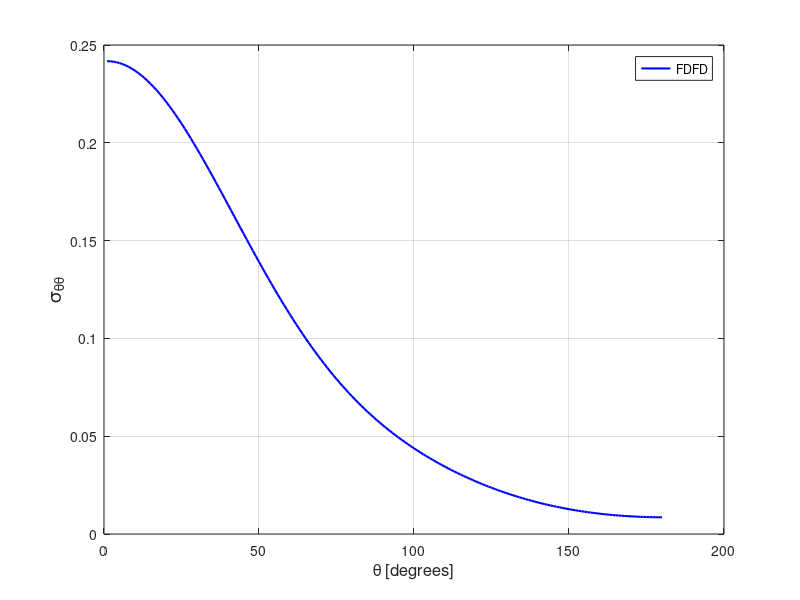

Source code (MATLAB):
stt = [ 
    1  0.24173459E+00
    2  0.24167395E+00
    3  0.24149199E+00
    4  0.24119000E+00
    5  0.24076664E+00
    6  0.24022548E+00
    7  0.23956549E+00
    8  0.23878796E+00
    9  0.23789452E+00
   10  0.23688850E+00
   11  0.23576856E+00
   12  0.23454052E+00
   13  0.23320313E+00
   14  0.23176147E+00
   15  0.23021680E+00
   16  0.22857302E+00
   17  0.22683164E+00
   18  0.22499624E+00
   19  0.22307013E+00
   20  0.22105712E+00
   21  0.21896031E+00
   22  0.21678390E+00
   23  0.21453018E+00
   24  0.21220490E+00
   25  0.20981063E+00
   26  0.20735125E+00
   27  0.20483109E+00
   28  0.20225359E+00
   29  0.19962338E+00
   30  0.19694486E+00
   31  0.19422166E+00
   32  0.19145805E+00
   33  0.18865851E+00
   34  0.18582547E+00
   35  0.18296468E+00
   36  0.18007909E+00
   37  0.17717320E+00
   38  0.17425013E+00
   39  0.17131341E+00
   40  0.16836777E+00
   41  0.16541713E+00
   42  0.16246356E+00
   43  0.15951066E+00
   44  0.15656216E+00
   45  0.15362188E+00
   46  0.15069272E+00
   47  0.14777620E+00
   48  0.14487563E+00
   49  0.14199546E+00
   50  0.13913518E+00
   51  0.13629948E+00
   52  0.13349020E+00
   53  0.13070880E+00
   54  0.12795758E+00
   55  0.12523822E+00
   56  0.12255316E+00
   57  0.11990396E+00
   58  0.11729052E+00
   59  0.11471494E+00
   60  0.11217866E+00
   61  0.10968275E+00
   62  0.10722799E+00
   63  0.10481399E+00
   64  0.10244465E+00
   65  0.10011658E+00
   66  0.97832330E-01
   67  0.95591001E-01
   68  0.93394347E-01
   69  0.91241159E-01
   70  0.89132443E-01
   71  0.87067053E-01
   72  0.85045107E-01
   73  0.83066940E-01
   74  0.81131980E-01
   75  0.79239197E-01
   76  0.77388644E-01
   77  0.75580485E-01
   78  0.73812589E-01
   79  0.72085343E-01
   80  0.70397824E-01
   81  0.68749979E-01
   82  0.67139946E-01
   83  0.65567687E-01
   84  0.64032130E-01
   85  0.62532887E-01
   86  0.61067857E-01
   87  0.59638169E-01
   88  0.58241464E-01
   89  0.56877740E-01
   90  0.55545699E-01
   91  0.54244958E-01
   92  0.52973792E-01
   93  0.51732440E-01
   94  0.50519597E-01
   95  0.49334329E-01
   96  0.48176099E-01
   97  0.47044128E-01
   98  0.45938093E-01
   99  0.44855777E-01
  100  0.43797970E-01
  101  0.42763773E-01
  102  0.41752130E-01
  103  0.40762547E-01
  104  0.39794743E-01
  105  0.38847536E-01
  106  0.37920982E-01
  107  0.37014402E-01
  108  0.36126990E-01
  109  0.35258539E-01
  110  0.34408517E-01
  111  0.33576466E-01
  112  0.32762583E-01
  113  0.31965483E-01
  114  0.31185638E-01
  115  0.30422524E-01
  116  0.29675635E-01
  117  0.28945062E-01
  118  0.28230119E-01
  119  0.27530301E-01
  120  0.26846198E-01
  121  0.26177360E-01
  122  0.25522932E-01
  123  0.24883421E-01
  124  0.24258716E-01
  125  0.23648221E-01
  126  0.23051858E-01
  127  0.22469863E-01
  128  0.21901481E-01
  129  0.21347199E-01
  130  0.20806456E-01
  131  0.20279311E-01
  132  0.19765476E-01
  133  0.19265104E-01
  134  0.18777883E-01
  135  0.18303933E-01
  136  0.17842924E-01
  137  0.17394647E-01
  138  0.16959235E-01
  139  0.16536774E-01
  140  0.16126487E-01
  141  0.15728716E-01
  142  0.15343516E-01
  143  0.14970331E-01
  144  0.14609251E-01
  145  0.14260186E-01
  146  0.13922906E-01
  147  0.13597250E-01
  148  0.13283432E-01
  149  0.12980831E-01
  150  0.12689635E-01
  151  0.12409648E-01
  152  0.12140580E-01
  153  0.11882268E-01
  154  0.11634916E-01
  155  0.11398390E-01
  156  0.11171952E-01
  157  0.10955936E-01
  158  0.10749959E-01
  159  0.10554230E-01
  160  0.10368370E-01
  161  0.10192209E-01
  162  0.10025574E-01
  163  0.98684989E-02
  164  0.97207306E-02
  165  0.95822681E-02
  166  0.94526587E-02
  167  0.93321670E-02
  168  0.92205023E-02
  169  0.91175372E-02
  170  0.90232985E-02
  171  0.89375004E-02
  172  0.88602323E-02
  173  0.87913480E-02
  174  0.87307105E-02
  175  0.86782016E-02
  176  0.86340634E-02
  177  0.85979821E-02
  178  0.85701114E-02
  179  0.85498886E-02
  180  0.85379956E-02
  181  0.85340999E-02
  182  0.85379444E-02
  183  0.85502276E-02
  184  0.85702082E-02
  185  0.85984655E-02
  186  0.86346921E-02
  187  0.86789327E-02
  188  0.87314369E-02
  189  0.87921862E-02
  190  0.88612074E-02
  191  0.89386413E-02
  192  0.90245139E-02
  193  0.91189379E-02
  194  0.92219375E-02
  195  0.93338005E-02
  196  0.94543966E-02
  197  0.95840599E-02
  198  0.97226286E-02
  199  0.98706270E-02
  200  0.10027812E-01
  201  0.10194472E-01
  202  0.10370714E-01
  203  0.10556832E-01
  204  0.10752837E-01
  205  0.10958673E-01
  206  0.11174896E-01
  207  0.11401396E-01
  208  0.11638226E-01
  209  0.11885730E-01
  210  0.12143992E-01
  211  0.12413112E-01
  212  0.12693255E-01
  213  0.12984672E-01
  214  0.13287238E-01
  215  0.13601395E-01
  216  0.13927222E-01
  217  0.14264537E-01
  218  0.14613722E-01
  219  0.14974993E-01
  220  0.15348261E-01
  221  0.15733680E-01
  222  0.16131481E-01
  223  0.16541893E-01
  224  0.16964694E-01
  225  0.17400103E-01
  226  0.17848283E-01
  227  0.18309299E-01
  228  0.18783664E-01
  229  0.19270673E-01
  230  0.19771259E-01
  231  0.20285046E-01
  232  0.20812420E-01
  233  0.21353047E-01
  234  0.21907525E-01
  235  0.22475822E-01
  236  0.23058070E-01
  237  0.23654528E-01
  238  0.24264973E-01
  239  0.24889819E-01
  240  0.25529329E-01
  241  0.26183451E-01
  242  0.26852489E-01
  243  0.27536595E-01
  244  0.28236130E-01
  245  0.28951269E-01
  246  0.29681945E-01
  247  0.30428922E-01
  248  0.31191897E-01
  249  0.31971700E-01
  250  0.32768857E-01
  251  0.33582795E-01
  252  0.34414612E-01
  253  0.35264324E-01
  254  0.36132935E-01
  255  0.37020121E-01
  256  0.37926938E-01
  257  0.38853336E-01
  258  0.39800249E-01
  259  0.40768281E-01
  260  0.41757520E-01
  261  0.42769108E-01
  262  0.43803595E-01
  263  0.44861097E-01
  264  0.45942806E-01
  265  0.47049075E-01
  266  0.48181042E-01
  267  0.49339108E-01
  268  0.50524283E-01
  269  0.51736962E-01
  270  0.52978445E-01
  271  0.54249041E-01
  272  0.55549867E-01
  273  0.56882095E-01
  274  0.58245439E-01
  275  0.59641559E-01
  276  0.61071981E-01
  277  0.62536299E-01
  278  0.64035147E-01
  279  0.65570690E-01
  280  0.67142777E-01
  281  0.68752430E-01
  282  0.70400156E-01
  283  0.72087780E-01
  284  0.73814951E-01
  285  0.75582393E-01
  286  0.77391066E-01
  287  0.79241551E-01
  288  0.81133716E-01
  289  0.83068877E-01
  290  0.85046381E-01
  291  0.87068237E-01
  292  0.89133747E-01
  293  0.91242306E-01
  294  0.93395203E-01
  295  0.95592745E-01
  296  0.97833268E-01
  297  0.10011734E+00
  298  0.10244560E+00
  299  0.10481548E+00
  300  0.10722883E+00
  301  0.10968310E+00
  302  0.11217958E+00
  303  0.11471509E+00
  304  0.11729069E+00
  305  0.11990363E+00
  306  0.12255395E+00
  307  0.12523855E+00
  308  0.12795793E+00
  309  0.13070837E+00
  310  0.13349032E+00
  311  0.13629983E+00
  312  0.13913548E+00
  313  0.14199442E+00
  314  0.14487599E+00
  315  0.14777587E+00
  316  0.15069269E+00
  317  0.15362237E+00
  318  0.15656279E+00
  319  0.15951110E+00
  320  0.16246387E+00
  321  0.16541706E+00
  322  0.16836813E+00
  323  0.17131393E+00
  324  0.17424938E+00
  325  0.17717275E+00
  326  0.18007927E+00
  327  0.18296526E+00
  328  0.18582661E+00
  329  0.18865813E+00
  330  0.19145894E+00
  331  0.19422241E+00
  332  0.19694591E+00
  333  0.19962503E+00
  334  0.20225431E+00
  335  0.20483148E+00
  336  0.20735167E+00
  337  0.20981105E+00
  338  0.21220618E+00
  339  0.21453139E+00
  340  0.21678503E+00
  341  0.21896121E+00
  342  0.22105801E+00
  343  0.22307099E+00
  344  0.22499721E+00
  345  0.22683206E+00
  346  0.22857411E+00
  347  0.23021823E+00
  348  0.23176239E+00
  349  0.23320444E+00
  350  0.23454118E+00
  351  0.23576941E+00
  352  0.23688886E+00
  353  0.23789562E+00
  354  0.23878844E+00
  355  0.23956487E+00
  356  0.24022581E+00
  357  0.24076785E+00
  358  0.24118987E+00
  359  0.24149261E+00
  360  0.24167381E+00
 ]; 
plot(stt(1:180,1),stt(1:180,2),'b-','linewidth',1.5 ); 
grid on 
legend('FDFD');
xlabel('\theta [degrees]','FontSize',12);
ylabel('\sigma_{\theta\theta}','FontSize',14);
